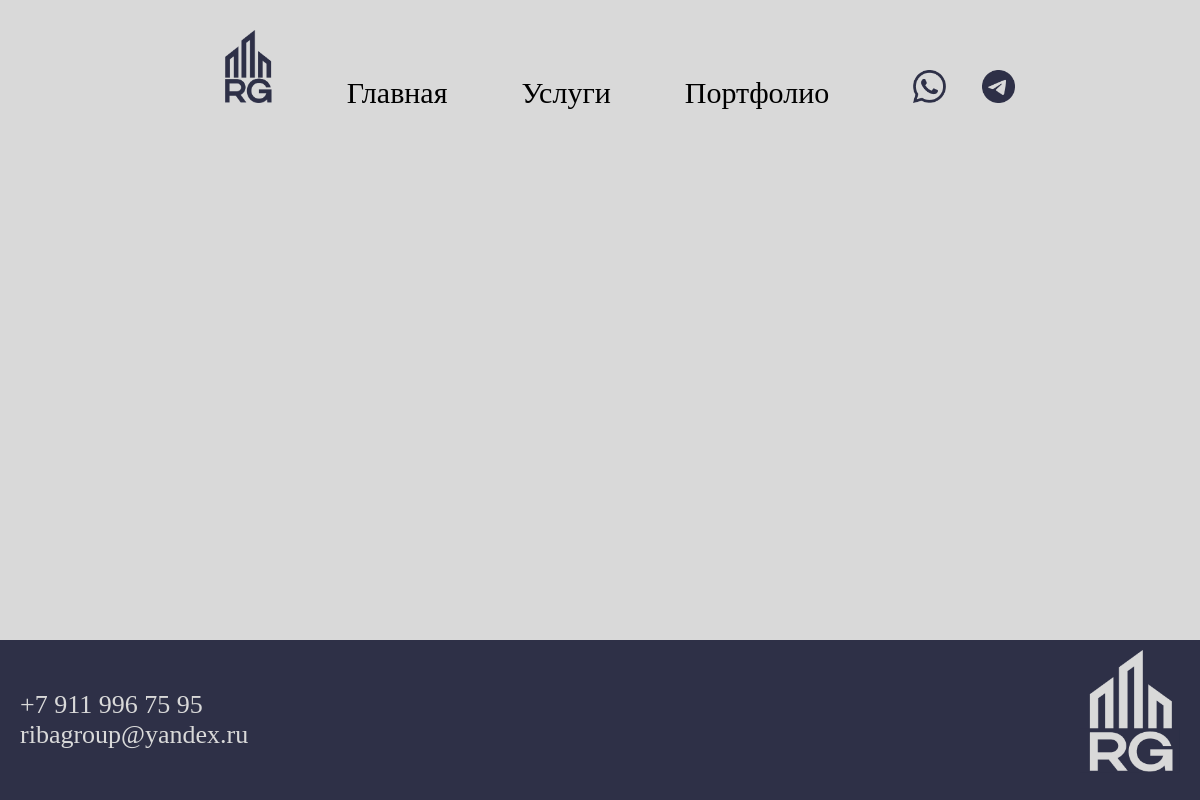
/portfolio/, run on an earlier commit of the app's database.
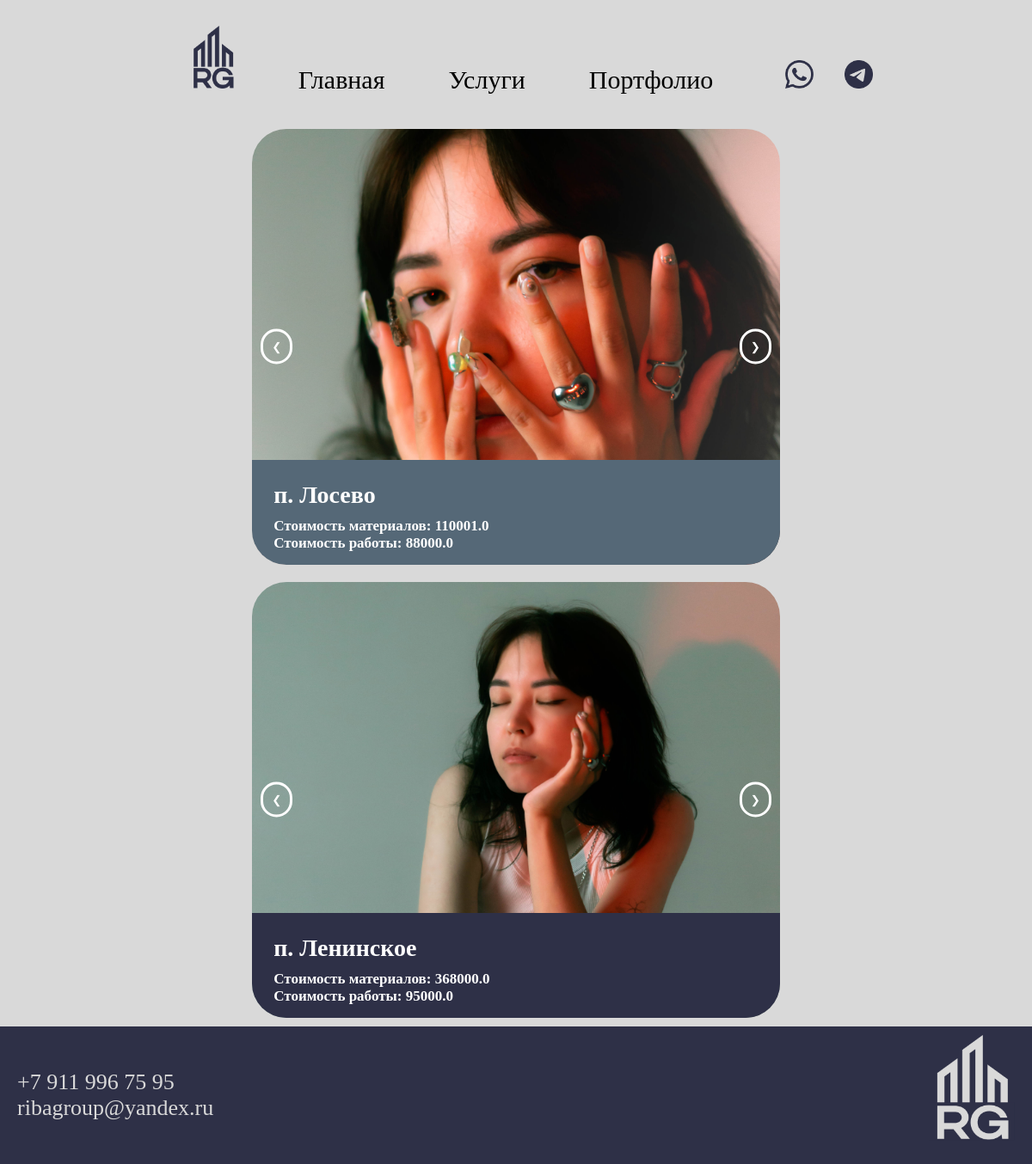
And on a later commit of the database.
### ribaApp/models.py (models this page shows, shortened)
class WorkPic(models.Model):
    work_id = models.ForeignKey(to=Work, on_delete=models.SET_NULL, null=True, related_name='photos')
    photo = models.ImageField(verbose_name="Фото объекта")

class Work(models.Model):
    date = models.DateTimeField(verbose_name="Дата и время выполнения заказа")
    place = models.CharField(max_length=100, verbose_name='Расположение объекта')
    square = models.FloatField(verbose_name="Площадь")
    cost_of_work = models.FloatField(verbose_name="Стоимость работ")
    cost_of_materials = models.FloatField(verbose_name="Стоимость материалов")

### ribaApp/views.py (the view)
# urls.py: path("portfolio/", views.portfolio, name="Портфолио"),
def portfolio(request):
    works = Work.objects.all().order_by('-date').prefetch_related('photos')
    return render(request, "portfolio.html", {"works": works})

### ribaApp/templates/portfolio.html (shortened to what this page needs)
{% extends 'base.html' %}
{% load static %}
{% block extra_styles %}
    <link rel="stylesheet" type="text/css" href="{% static 'css/portfolio.css' %}">
{% endblock %}
{% block content %}
    <div class="portfolio">
        {% for work in works %}
            <div class="work">
                <div class="image-gallery">
                    {% for photo in work.photos.all %}
                        <div class="image-container {% if forloop.first %}active{% endif %}">
                            <img src="{{ photo.photo.url }}" alt="Работа {{ work.place }} - Изображение {{ forloop.counter }}">
                        </div>
                    {% empty %}
                        <div class="image-container">
                            <p>Нет изображений для этой работы.</p>
                        </div>
                    {% endfor %}
                    <button class="prev" onclick="changeImage(-1)">&#10094;</button>
                    <button class="next" onclick="changeImage(1)">&#10095;</button>
                    <div class="overlay">
                        <h3>{{ work.place }}</h3>
                        <p>Стоимость материалов: {{ work.cost_of_materials }}</p>
                        <p>Стоимость работы: {{ work.cost_of_work }}</p>
                    </div>
                </div>
            </div>
        {% endfor %}
    </div>
{% endblock %}

### ribaApp/templates/base.html (shortened to what this page needs)
<!DOCTYPE html>
{% load static %}
<html lang="ru">
    <head>
        <link rel="stylesheet" href="{% static 'css/style.css' %}">
        {% block extra_styles %}
        {% endblock %}
    </head>
    <body>
        <header>
            <nav>
                <ul>
                    <li class="logo"><img src="{% static 'img/logo.png' %}" alt="Логотип" class="logo"></li>
                    <li><a href="/">Главная</a></li>
                    <li>
                        Услуги
                    </li>
                    <li><a href="/portfolio/">Портфолио</a></li>
                     <li class="no-hover"><a href="https://api.whatsapp.com/send?phone=79119967595"><img src="{% static 'img/wa.png' %}" class="no-hover"></a></li>
                    <li class="no-hover"><a href="https://t.me/RIBAGroupp"><img src="{% static 'img/tg.png' %}" class="no-hover"></a></li>
                </ul>
            </nav>
        </header>
        <main>
            {% block content %}{% endblock %}
        </main>
        <footer>
            <div class="content">
            <a href="tel:79119967595">+7 911 996 75 95</a>
                <br>
            <a href="mailto:ribagroup@yandex.ru">ribagroup@yandex.ru</a>
                </div>
            <img src="{% static 'img/logoW.png' %}" alt="Логотип" class="logof">
        </footer>
    </body>
</html>

### ribaGroup/static/css/style.css (style rules this page uses)
html, body { margin: 0; padding: 0; height: 100%; }
body { background-color: #D9D9D9; display: flex; flex-direction: column; }
main { flex: 1; }
footer { flex-shrink: 0; background-color: #2E3047; padding: 10px 20px; }
nav { text-align: center; }
nav ul { list-style: none; padding: 0; margin: 0; }
nav > ul > li { position: relative; display: inline-block; margin: 30px; font-family: "Mulish", serif; font-weight: medium; font-size: 30px; }
nav ul li a { text-decoration: none; color: black; transition: background-color 0.3s, color 0.3s; padding: 10px; }
.no-hover { width: 5px; height: 5px; }
.no-hover img { width: 33px; height: 33px; }
.logo { pointer-events: none; width: 50px; height: 73px; }
footer { display: flex; justify-content: space-between; align-items: center; padding: 10px 20px; background-color: #2E3047; }
.content a { font-family: "Mulish", serif; font-weight: SemiBold; font-size: 26px; color: #D9D9D9; text-decoration: none; }
.logof { width: 100px; height: 140px; }

### ribaGroup/static/css/portfolio.css (style rules this page uses)
body { margin: 0; padding: 0; }
.portfolio { display: flex; flex-wrap: wrap; justify-content: center; }
.work { margin: 10px; flex: 0 1 auto; }
.image-gallery { position: relative; overflow: hidden; width: 613.6px; height: 506.85px; margin: auto; }
.image-container { display: none; position: absolute; width: 100%; height: 100%; }
.image-container.active { display: block; }
.image-container img { width: 100%; height: 100%; object-fit: cover; border-radius: 40px; }
button.prev, button.next { position: absolute; top: 50%; transform: translateY(-50%); background-color: rgba(0, 0, 0, 0); color: white; border: solid; border-color: white; cursor: pointer; padding: 10px; z-index: 1; border-radius: 40px; }
button.prev { left: 10px; }
button.next { right: 10px; }
.overlay { border-radius: 0 0 40px 40px; position: absolute; bottom: 0; left: 0; right: 0; background-color: rgba(0, 0, 0, 0.7); color: white; padding: 15px; text-align: left; z-index: 2; }
.overlay h3 { margin: 10px; font-family: "Mulish", serif; font-weight: 700; font-size: 28px; }
.overlay p { margin: 0 0 0 10px; font-family: "Mulish", serif; font-weight: 700; font-size: 17px; }
.work:nth-child(1n+1) .overlay { background-color: #556877; }
.work:nth-child(1n+2) .overlay { background-color: #2E3047; }

What changed in the data, as far as the page shows it:
added Work: place "п. Лосево", cost_of_materials "110001.0", cost_of_work "88000.0"
added WorkPic: photo (picture), shown under "п. Лосево"
added Work: place "п. Ленинское", cost_of_materials "368000.0", cost_of_work "95000.0"
added WorkPic: photo (picture), shown under "п. Ленинское"
